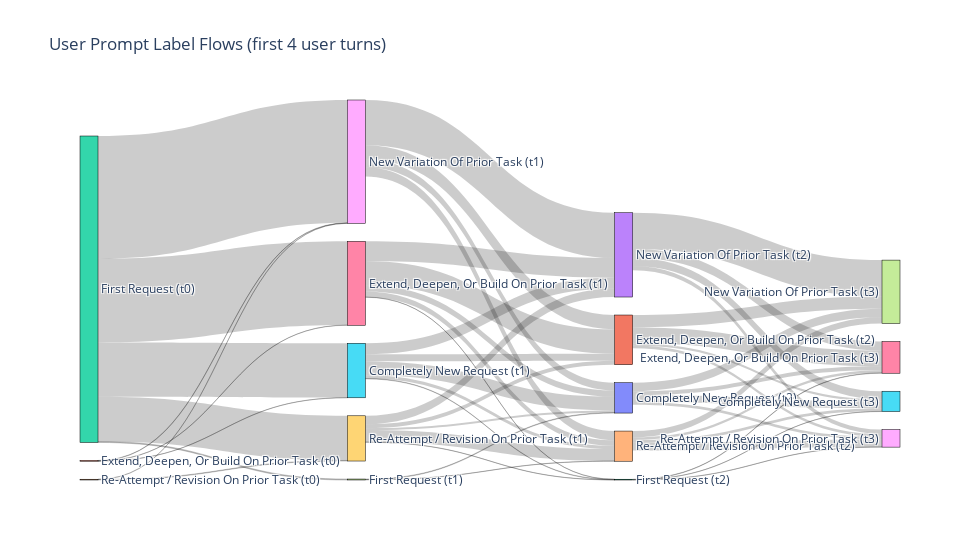
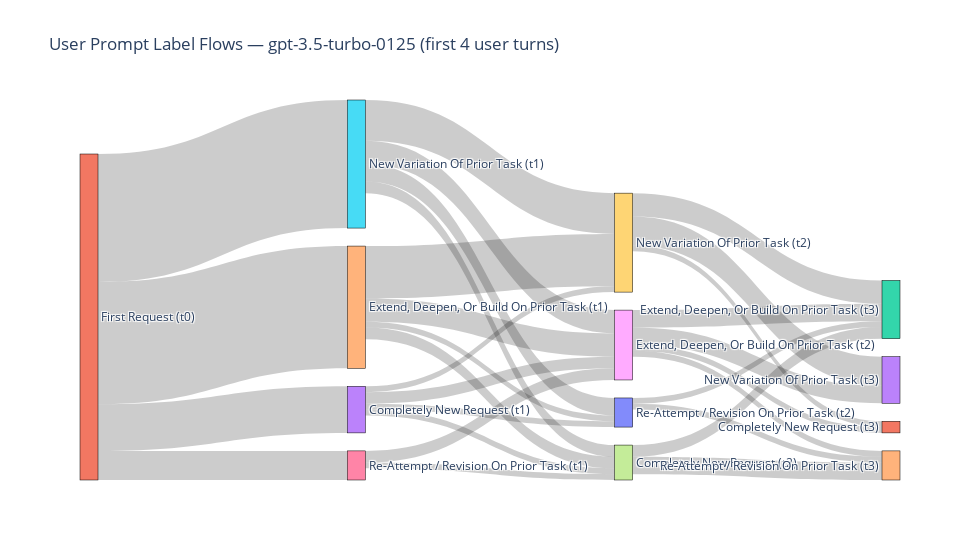
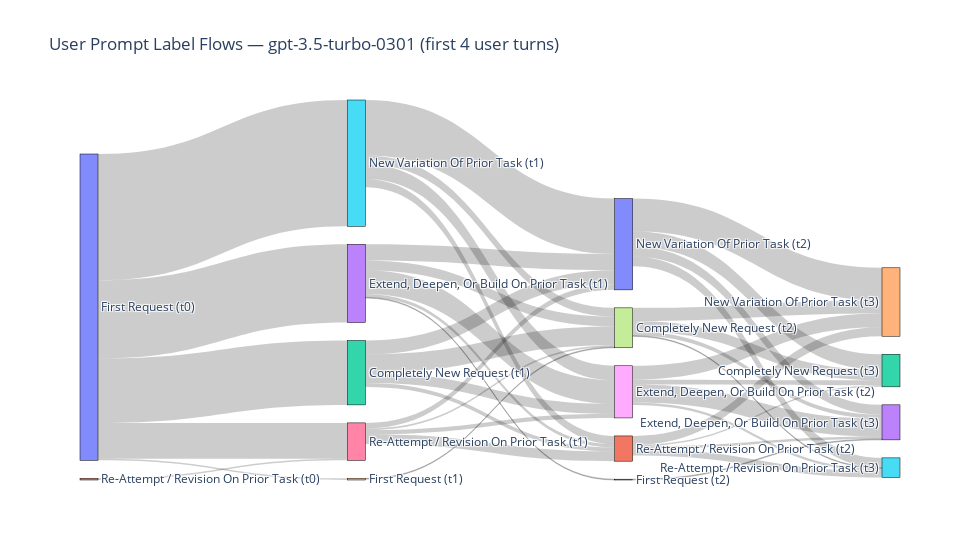
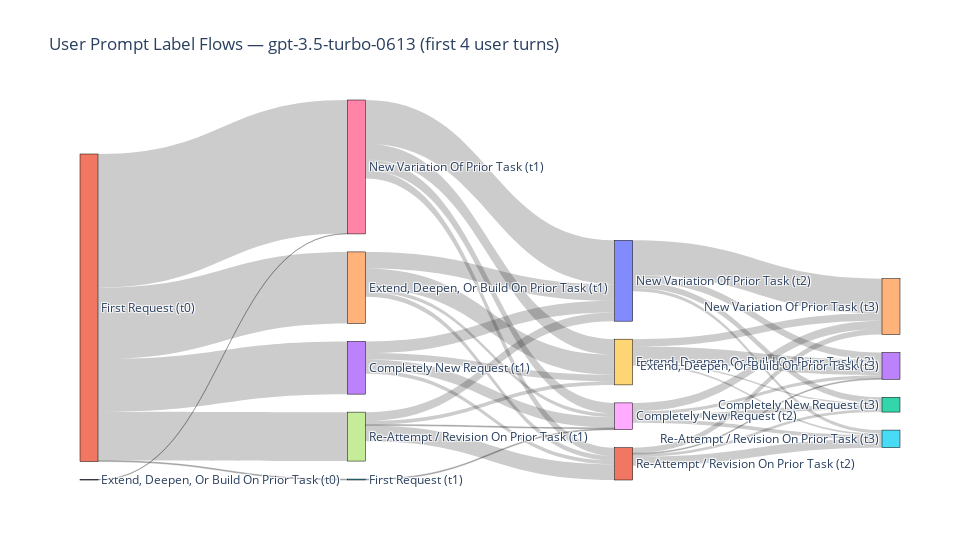

Here is the notebook cell these charts were saved with, in order:
### Code cell
# =========================
# 1) LINE TRENDS (overall / by group)
# =========================
_ = plot_line_trends_over_turns_overall(
    df=turns_df,
    turn_col="turn",
    feature_col="label",
    top_k_values=6,
    turn_cutoff=12,
    xticks_step=1,
    title="Prompt Label Trends — Overall",
    show=True,
)

_ = plot_line_trends_over_turns_by_group(
    df=turns_df,
    group_col="model",
    turn_col="turn",
    feature_col="label",
    top_k_values=6,
    turn_cutoff=12,
    xticks_step=1,
    title="Prompt Label Trends — By Model",
    col_wrap=3,
    show=True,
)

# =========================
# 2) 100% STACKED BARS BY GROUP
# =========================

#exclude_vals = {"First Request"}
_ = plot_stacked_100h_by_group(
    df=turns_df.assign(label=turns_df["label"].astype(str)),
    group_col="model",
    label_col="label",
    exclude_labels=["First Request"],
    title="Distribution of Prompt Types by Model (100% Stacked)",
    show=True,
)




# =========================
# 3) TRANSITION HEATMAPS
# =========================
# Overall matrix — step=1 means adjacent user turns (t -> t+1 in user-only indexing).
mat_overall = build_transition_matrix_from_tidy(
    df=turns_df,
    id_col="conv_id",
    turn_col="turn",
    feature_col="label",
    step=1,                 # use 2 here if you want 0→2, 2→4, ...
    labels_order=None       # or pass a specific order list
)
_ = plot_transition_heatmap_matrix(
    matrix=mat_overall,
    normalize=True,
    title="Label Transition Matrix (Row-normalized)",
    xlabel="To",
    ylabel="From",
    square=True,
    annot=True,
    annot_fontsize=8,
    show=True,
)


# =========================
# 4) TOPIC/FEATURE CHANGE EVENTS → AVG BY MODEL
# =========================
changes_df = compute_change_events_per_conversation(
    df=turns_df,
    id_col="conv_id",
    turn_col="turn",
    feature_col="label",
    step=1,
    change_mode="value_change",  # compare raw labels
    distinct=False,              # count every switch (A→B→A = 2)
)


id_to_model = turns_df[["conv_id", "model"]].drop_duplicates()

avg_changes_by_model = aggregate_change_events_by_group(
    changes_df,
    id_to_group=id_to_model,
    id_col="conv_id",
    group_col="model",
    agg="mean",              # or "median"

)

_ = plot_group_metric_bar(
    df=avg_changes_by_model.rename(columns={"avg_change_events": "metric"}),
    group_col="model",
    metric_col="metric",
    order="desc",
    title="Average Label Changes Per Conversation — By Model",
    xlabel="Model",
    ylabel="Avg Changes",
    rotation=45,
    show=True,
)


# =========================
# 5) AVERAGE ASSISTANT RESPONSE LENGTH BY MODEL
# =========================
# Build a flat messages dataframe from the dataset (model, role, content)
rows = []
for conv in dataset.data:
    model = getattr(conv, "model", "unknown")
    for msg in conv.conversation:
        rows.append({
            "model": model,
            "role": msg.role,
            "content": msg.content
        })
msgs_df = pd.DataFrame(rows)

_ = plot_avg_assistant_length_by_group(
    msgs_df=msgs_df,
    group_col="model",
    role_col="role",
    text_col="content",
    # length_fn=my_tokenizer_len,  # optional: pass your tokenizer-based length fn
    order="desc",
    title="Average Assistant Response Length by Model",
    xlabel="Model",
    ylabel="Avg # Tokens",
    rotation=45,
    show=True,
)

# =========================
# 6) SANKEY FLOWS (overall + per model)
# =========================
# overall
flows_overall = build_flows_from_tidy(
    df=turns_df,
    id_col="conv_id",
    turn_col="turn",
    feature_col="label"
)
_ = plot_sankey(
    flows=flows_overall,
    max_turns=4,   # first 4 user turns
    title="User Prompt Label Flows (first 4 user turns)",
)

# per-model
for m in sorted(turns_df["model"].dropna().unique()):
    flows_m = build_flows_from_tidy(
        df=turns_df[turns_df["model"] == m],
        id_col="conv_id",
        turn_col="turn",
        feature_col="label"
    )
    if not flows_m:
        continue
    _ = plot_sankey(
        flows=flows_m,
        max_turns=4,
        title=f"User Prompt Label Flows — {m} (first 4 user turns)",
        # save_html=f"./sankey_outputs/sankey_{m.replace('/', '_')}.html",  # optional
    )

### Figure 1 — Plotly figure (JSON) as saved in the notebook; plotly's stock layout.template omitted (floating-point values rounded to 4 significant figures)
{"data": [{"arrangement": "snap", "link": {"source": [2, 8, 10, 2, 8, 13, 2, 5, 11, 5, 13, 6, 6, 2, 9, 13, 5, 10, 2, 7, 5, 14, 11, 8, 4, 8, 14, 9, 6, 14, 6, 11, 14, 13, 9, 4, 11, 10, 10, 9, 6, 12, 5, 12, 9, 1, 1, 7, 12, 1], "target": [8, 10, 15, 6, 13, 18, 5, 11, 16, 13, 17, 11, 13, 9, 13, 15, 10, 17, 7, 10, 14, 18, 17, 11, 8, 14, 15, 14, 14, 16, 10, 15, 17, 16, 11, 9, 18, 16, 18, 10, 12, 16, 12, 15, 12, 8, 5, 14, 18, 6], "value": [635, 40, 36, 433, 234, 23, 281, 37, 82, 57, 188, 126, 101, 231, 44, 41, 72, 44, 5, 3, 16, 39, 64, 74, 1, 48, 15, 62, 29, 14, 32, 12, 32, 46, 20, 3, 14, 20, 14, 10, 1, 2, 2, 1, 1, 2, 1, 1, 1, 1]}, "node": {"label": ["Completely New Request (t0)", "Extend, Deepen, Or Build On Prior Task (t0)", "First Request (t0)", "New Variation Of Prior Task (t0)", "Re-Attempt / Revision On Prior Task (t0)", "Completely New Request (t1)", "Extend, Deepen, Or Build On Prior Task (t1)", "First Request (t1)", "New Variation Of Prior Task (t1)", "Re-Attempt / Revision On Prior Task (t1)", "Completely New Request (t2)", "Extend, Deepen, Or Build On Prior Task (t2)", "First Request (t2)", "New Variation Of Prior Task (t2)", "Re-Attempt / Revision On Prior Task (t2)", "Completely New Request (t3)", "Extend, Deepen, Or Build On Prior Task (t3)", "New Variation Of Prior Task (t3)", "Re-Attempt / Revision On Prior Task (t3)"], "line": {"color": "black", "width": 0.5}, "pad": 18, "thickness": 18}, "type": "sankey"}], "layout": {"font": {"size": 12}, "height": 560, "title": {"text": "User Prompt Label Flows (first 4 user turns)"}, "width": 980}}

### Figure 2 — Plotly figure (JSON) as saved in the notebook; plotly's stock layout.template omitted (floating-point values rounded to 4 significant figures)
{"data": [{"arrangement": "snap", "link": {"source": [1, 5, 7, 1, 1, 4, 1, 6, 8, 5, 5, 8, 4, 9, 3, 10, 5, 9, 3, 4, 8, 3, 9, 6, 7, 8, 4, 10, 3], "target": [5, 7, 12, 3, 4, 7, 6, 8, 14, 9, 8, 13, 9, 13, 10, 14, 10, 12, 8, 8, 12, 9, 11, 7, 14, 11, 10, 12, 7], "value": [22, 2, 2, 8, 21, 2, 5, 2, 1, 7, 4, 3, 9, 5, 1, 1, 3, 4, 2, 4, 3, 1, 1, 1, 3, 1, 1, 1, 1]}, "node": {"label": ["Extend, Deepen, Or Build On Prior Task (t0)", "First Request (t0)", "New Variation Of Prior Task (t0)", "Completely New Request (t1)", "Extend, Deepen, Or Build On Prior Task (t1)", "New Variation Of Prior Task (t1)", "Re-Attempt / Revision On Prior Task (t1)", "Completely New Request (t2)", "Extend, Deepen, Or Build On Prior Task (t2)", "New Variation Of Prior Task (t2)", "Re-Attempt / Revision On Prior Task (t2)", "Completely New Request (t3)", "Extend, Deepen, Or Build On Prior Task (t3)", "New Variation Of Prior Task (t3)", "Re-Attempt / Revision On Prior Task (t3)"], "line": {"color": "black", "width": 0.5}, "pad": 18, "thickness": 18}, "type": "sankey"}], "layout": {"font": {"size": 12}, "height": 560, "title": {"text": "User Prompt Label Flows — gpt-3.5-turbo-0125 (first 4 user turns)"}, "width": 980}}

### Figure 3 — Plotly figure (JSON) as saved in the notebook; plotly's stock layout.template omitted (floating-point values rounded to 4 significant figures)
{"data": [{"arrangement": "snap", "link": {"source": [0, 5, 7, 0, 5, 10, 0, 2, 8, 2, 10, 3, 0, 6, 10, 2, 7, 0, 4, 2, 11, 3, 8, 5, 6, 5, 3, 11, 3, 8, 11, 10, 6, 11, 1, 8, 7, 7, 6, 3, 9], "target": [5, 7, 12, 3, 10, 15, 2, 8, 13, 10, 14, 10, 6, 10, 12, 7, 14, 4, 7, 11, 15, 8, 14, 8, 11, 11, 11, 13, 7, 12, 14, 13, 8, 12, 6, 15, 13, 15, 7, 9, 13], "value": [155, 11, 13, 96, 68, 12, 79, 12, 22, 17, 40, 20, 44, 7, 19, 23, 16, 2, 1, 5, 8, 29, 17, 18, 12, 10, 4, 3, 12, 6, 11, 12, 5, 2, 2, 3, 5, 1, 2, 1, 1]}, "node": {"label": ["First Request (t0)", "Re-Attempt / Revision On Prior Task (t0)", "Completely New Request (t1)", "Extend, Deepen, Or Build On Prior Task (t1)", "First Request (t1)", "New Variation Of Prior Task (t1)", "Re-Attempt / Revision On Prior Task (t1)", "Completely New Request (t2)", "Extend, Deepen, Or Build On Prior Task (t2)", "First Request (t2)", "New Variation Of Prior Task (t2)", "Re-Attempt / Revision On Prior Task (t2)", "Completely New Request (t3)", "Extend, Deepen, Or Build On Prior Task (t3)", "New Variation Of Prior Task (t3)", "Re-Attempt / Revision On Prior Task (t3)"], "line": {"color": "black", "width": 0.5}, "pad": 18, "thickness": 18}, "type": "sankey"}], "layout": {"font": {"size": 12}, "height": 560, "title": {"text": "User Prompt Label Flows — gpt-3.5-turbo-0301 (first 4 user turns)"}, "width": 980}}

### Figure 4 — Plotly figure (JSON) as saved in the notebook; plotly's stock layout.template omitted (floating-point values rounded to 4 significant figures)
{"data": [{"arrangement": "snap", "link": {"source": [1, 4, 10, 1, 6, 11, 1, 3, 8, 4, 8, 1, 7, 10, 4, 9, 6, 7, 9, 10, 9, 11, 6, 8, 6, 10, 3, 7, 4, 3, 3, 9, 8, 11, 1, 5, 7, 11, 0], "target": [4, 10, 14, 6, 11, 14, 3, 8, 15, 8, 14, 7, 10, 12, 9, 12, 10, 9, 14, 13, 13, 15, 8, 12, 9, 15, 11, 11, 11, 10, 9, 15, 13, 12, 5, 8, 8, 13, 6], "value": [155, 36, 75, 289, 18, 12, 114, 23, 8, 8, 18, 106, 19, 13, 43, 3, 95, 8, 16, 15, 34, 19, 23, 10, 34, 7, 8, 34, 10, 25, 14, 4, 7, 6, 2, 2, 2, 2, 1]}, "node": {"label": ["Extend, Deepen, Or Build On Prior Task (t0)", "First Request (t0)", "Re-Attempt / Revision On Prior Task (t0)", "Completely New Request (t1)", "Extend, Deepen, Or Build On Prior Task (t1)", "First Request (t1)", "New Variation Of Prior Task (t1)", "Re-Attempt / Revision On Prior Task (t1)", "Completely New Request (t2)", "Extend, Deepen, Or Build On Prior Task (t2)", "New Variation Of Prior Task (t2)", "Re-Attempt / Revision On Prior Task (t2)", "Completely New Request (t3)", "Extend, Deepen, Or Build On Prior Task (t3)", "New Variation Of Prior Task (t3)", "Re-Attempt / Revision On Prior Task (t3)"], "line": {"color": "black", "width": 0.5}, "pad": 18, "thickness": 18}, "type": "sankey"}], "layout": {"font": {"size": 12}, "height": 560, "title": {"text": "User Prompt Label Flows — gpt-3.5-turbo-0613 (first 4 user turns)"}, "width": 980}}
